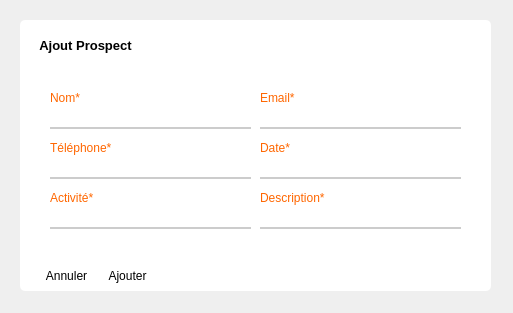
<?xml version="1.0" encoding="UTF-8"?>
<ui version="4.0">
 <class>MainWindow</class>
 <widget class="QMainWindow" name="MainWindow">
  <property name="geometry">
   <rect>
    <x>0</x>
    <y>0</y>
    <width>513</width>
    <height>313</height>
   </rect>
  </property>
  <property name="windowTitle">
   <string>MainWindow</string>
  </property>
  <widget class="QWidget" name="centralwidget">
   <widget class="QFrame" name="frame">
    <property name="geometry">
     <rect>
      <x>20</x>
      <y>20</y>
      <width>471</width>
      <height>271</height>
     </rect>
    </property>
    <property name="styleSheet">
     <string notr="true">QWidget{
background-color: rgb(255, 255, 255);
border-radius: 5px;
}

QLabel{
color: #FF6600;
}

QLabel#label{
color:#000;
}

QLineEdit{
border:none;
border-bottom: 2px solid #cccccc;
}

QLineEdit:focus{
border-bottom: 2px solid #FF6600;
}</string>
    </property>
    <widget class="QPushButton" name="btnAnnuler">
     <property name="geometry">
      <rect>
       <x>9</x>
       <y>240</y>
       <width>75</width>
       <height>31</height>
      </rect>
     </property>
     <property name="font">
      <font>
       <family>Arial</family>
       <pointsize>9</pointsize>
      </font>
     </property>
     <property name="styleSheet">
      <string notr="true">border: none;</string>
     </property>
     <property name="text">
      <string>Annuler</string>
     </property>
    </widget>
    <widget class="QPushButton" name="btnAjouter">
     <property name="geometry">
      <rect>
       <x>70</x>
       <y>240</y>
       <width>75</width>
       <height>31</height>
      </rect>
     </property>
     <property name="font">
      <font>
       <family>Arial</family>
       <pointsize>9</pointsize>
      </font>
     </property>
     <property name="styleSheet">
      <string notr="true">border: none;</string>
     </property>
     <property name="text">
      <string>Ajouter</string>
     </property>
    </widget>
    <widget class="QLabel" name="labelTexte">
     <property name="geometry">
      <rect>
       <x>10</x>
       <y>10</y>
       <width>111</width>
       <height>31</height>
      </rect>
     </property>
     <property name="font">
      <font>
       <family>Arial</family>
       <pointsize>10</pointsize>
       <weight>75</weight>
       <bold>true</bold>
      </font>
     </property>
     <property name="styleSheet">
      <string notr="true">color:black;</string>
     </property>
     <property name="text">
      <string>Ajout Prospect</string>
     </property>
     <property name="alignment">
      <set>Qt::AlignCenter</set>
     </property>
    </widget>
    <widget class="QWidget" name="layoutWidget">
     <property name="geometry">
      <rect>
       <x>30</x>
       <y>120</y>
       <width>201</width>
       <height>39</height>
      </rect>
     </property>
     <layout class="QVBoxLayout" name="verticalLayout">
      <item>
       <widget class="QLabel" name="labelTelephone">
        <property name="text">
         <string>Téléphone*</string>
        </property>
       </widget>
      </item>
      <item>
       <widget class="QLineEdit" name="inputTelephone">
        <property name="styleSheet">
         <string notr="true">border-radius:none;</string>
        </property>
       </widget>
      </item>
     </layout>
    </widget>
    <widget class="QWidget" name="layoutWidget_2">
     <property name="geometry">
      <rect>
       <x>30</x>
       <y>70</y>
       <width>201</width>
       <height>39</height>
      </rect>
     </property>
     <layout class="QVBoxLayout" name="verticalLayout_2">
      <item>
       <widget class="QLabel" name="labelNom">
        <property name="text">
         <string>Nom*</string>
        </property>
       </widget>
      </item>
      <item>
       <widget class="QLineEdit" name="inputNom">
        <property name="styleSheet">
         <string notr="true">border-radius:none;</string>
        </property>
       </widget>
      </item>
     </layout>
    </widget>
    <widget class="QWidget" name="layoutWidget_5">
     <property name="geometry">
      <rect>
       <x>240</x>
       <y>170</y>
       <width>201</width>
       <height>39</height>
      </rect>
     </property>
     <layout class="QVBoxLayout" name="verticalLayout_5">
      <item>
       <widget class="QLabel" name="labelDescription">
        <property name="text">
         <string>Description*</string>
        </property>
       </widget>
      </item>
      <item>
       <widget class="QLineEdit" name="inputDescription">
        <property name="styleSheet">
         <string notr="true">border-radius:none;</string>
        </property>
       </widget>
      </item>
     </layout>
    </widget>
    <widget class="QWidget" name="layoutWidget_6">
     <property name="geometry">
      <rect>
       <x>30</x>
       <y>170</y>
       <width>201</width>
       <height>39</height>
      </rect>
     </property>
     <layout class="QVBoxLayout" name="verticalLayout_6">
      <item>
       <widget class="QLabel" name="labelActivite">
        <property name="text">
         <string>Activité*</string>
        </property>
       </widget>
      </item>
      <item>
       <widget class="QLineEdit" name="inputActivite">
        <property name="styleSheet">
         <string notr="true">border-radius:none;</string>
        </property>
       </widget>
      </item>
     </layout>
    </widget>
    <widget class="QWidget" name="layoutWidget_3">
     <property name="geometry">
      <rect>
       <x>240</x>
       <y>120</y>
       <width>201</width>
       <height>39</height>
      </rect>
     </property>
     <layout class="QVBoxLayout" name="verticalLayout_3">
      <item>
       <widget class="QLabel" name="labelDate">
        <property name="text">
         <string>Date*</string>
        </property>
       </widget>
      </item>
      <item>
       <widget class="QLineEdit" name="inputDate">
        <property name="styleSheet">
         <string notr="true">border-radius:none;</string>
        </property>
       </widget>
      </item>
     </layout>
    </widget>
    <widget class="QWidget" name="layoutWidget_4">
     <property name="geometry">
      <rect>
       <x>240</x>
       <y>70</y>
       <width>201</width>
       <height>39</height>
      </rect>
     </property>
     <layout class="QVBoxLayout" name="verticalLayout_4">
      <item>
       <widget class="QLabel" name="labelEmail">
        <property name="text">
         <string>Email*</string>
        </property>
       </widget>
      </item>
      <item>
       <widget class="QLineEdit" name="inputEmail">
        <property name="styleSheet">
         <string notr="true">border-radius:none;</string>
        </property>
       </widget>
      </item>
     </layout>
    </widget>
   </widget>
  </widget>
 </widget>
 <resources/>
 <connections/>
</ui>
